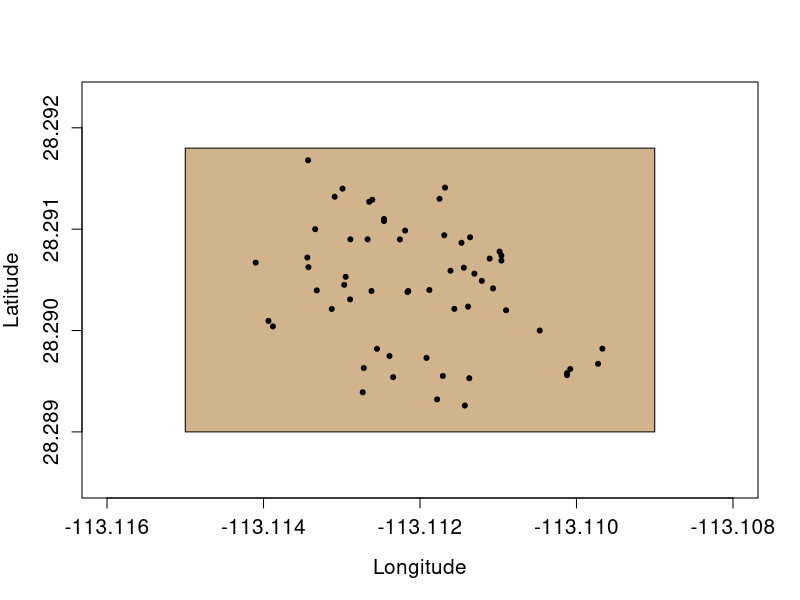

The R source for this figure: (Note: this script raises an error after producing the figure.)
trees <- read.csv("FpetTrees.csv");



lat1 <-  28.289;
lat2 <-  28.2918;
lon1 <- -113.115;
lon2 <- -113.109;

plot(x = trees[,4], y = trees[,3], xlab = "Longitude", ylab = "Latitude",
     pch = 20, cex.lab = 1.25, cex.axis = 1.25, 
     xlim = c(lon1 - 0.001,  lon2 + 0.001), 
     ylim = c(lat1 - 0.0005, lat2 + 0.0005));

polygon(x = c(lon1, lon1, lon2, lon2),  y = c(lat1, lat2, lat2, lat1),
        col = "tan");
points(x = trees[,4], y = trees[,3], pch = 20);


iteration    <- 100;
N_trees      <- dim(trees)[1];
simulated_NN <- NULL;
while(iteration > 0){
    rand_lat  <- runif(n = N_trees, min = lat1, max = lat2);
    rand_lon  <- runif(n = N_trees, min = lon1, max = lon2);
    trees[,3] <- rand_lat;
    trees[,4] <- rand_lon;
    mean_NN   <- get_mean_nearest_neighbour(trees);
    simulated_NN[iteration] <- mean_NN;
    iteration <- iteration - 1;
}


iteration    <- 9;
N_trees      <- dim(trees)[1];
simulated_NN <- NULL;
par(mfrow = c(3, 3), mar = c(0, 0, 0, 0));
while(iteration > 0){
    rand_lat  <- runif(n = N_trees, min = lat1, max = lat2);
    rand_lon  <- runif(n = N_trees, min = lon1, max = lon2);
    trees[,3] <- rand_lat;
    trees[,4] <- rand_lon;
    mean_NN   <- get_mean_nearest_neighbour(trees);
    simulated_NN[iteration] <- mean_NN;
    plot(x = trees[,4], y = trees[,3], xlab = "", ylab = "",
         pch = 20, cex.lab = 1.25, cex.axis = 1.25, xaxt = "n", yaxt = "n",
         xlim = c(lon1 - 0.001,  lon2 + 0.001), 
         ylim = c(lat1 - 0.0005, lat2 + 0.0005));
    polygon(x = c(lon1, lon1, lon2, lon2),  y = c(lat1, lat2, lat2, lat1),
            col = "tan");
    points(x = trees[,4], y = trees[,3], pch = 20);
    iteration <- iteration - 1;
}





get_mean_nearest_neighbour <- function(trees, lat = 3, lon = 4){
    N_trees  <- dim(trees)[1];
    tree_lat <- trees[,lat];
    tree_lon <- trees[,lon];
    nearests <- rep(x = NA, times = N_trees);
    for(i in 1:N_trees){
        nearest_neigh <- Inf;
        for(j in 1:N_trees){
            if(i != j){
                diff_lat <- tree_lat[i] - tree_lat[j];
                diff_lon <- tree_lat[i] - tree_lat[j];
                sq_lat   <- diff_lat * diff_lat;
                sq_lon   <- diff_lon * diff_lon;
                neigh_d  <- sqrt(sq_lat + sq_lon);
                if(neigh_d < nearest_neigh){
                    nearest_neigh <- neigh_d;
                }
            }
        }
    nearests[i] <- nearest_neigh;
    }
    return(mean(nearests));
}